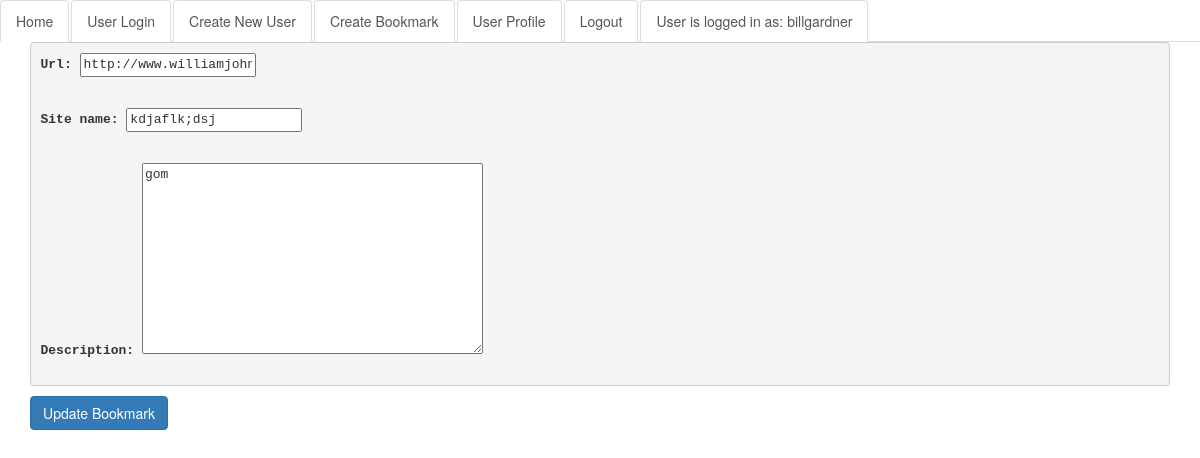
Before: /update_bookmark/5 (signed in) with the older database file.
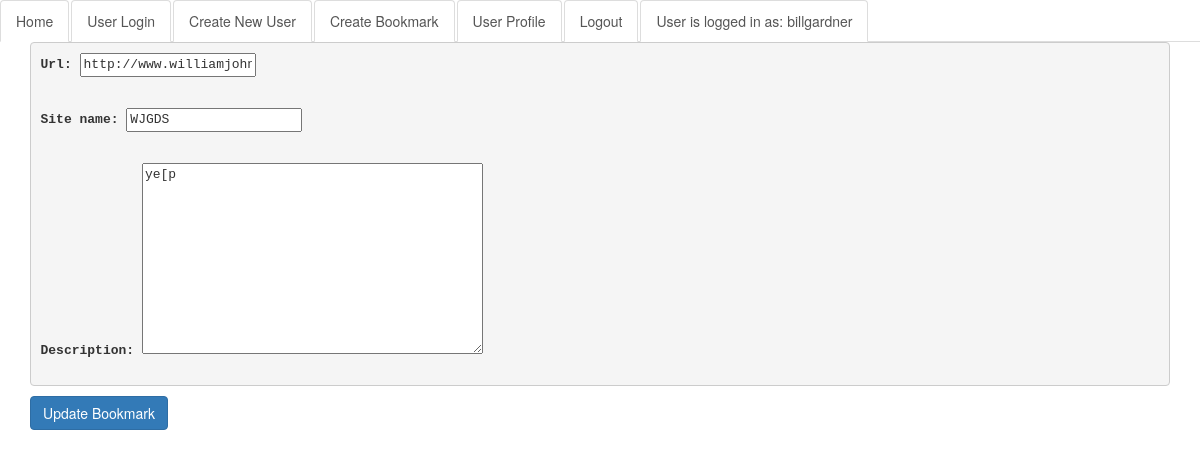
After: the same page with the newer database file.
### url/models.py (models this page shows, shortened)
class Url(models.Model):
    url = models.URLField()
    site_name = models.CharField(max_length=60)
    description = models.TextField()
    created = models.DateTimeField(auto_now_add=True)
    hashid = models.CharField(max_length=50)
    user = models.ForeignKey(User)
    class Meta:
        ordering = ['-site_name']

### url/views.py (the view)
# urls.py: url(r'^update_bookmark/(?P<pk>\d+)$', UpdateBookmarkView.as_view(), name="update_bookmark")
class UpdateBookmarkView(UpdateView):
    model = Url
    success_url = 'accounts/profile.html'
    template_name = "update_bookmark.html"
    fields = ["url", "site_name", "description"]

### templates/update_bookmark.html (shortened to what this page needs)
{% extends "base.html" %}
{% block content %}
    <form action="" method="post">
        <pre>{{ form.as_p }}</pre>
        <button type="submit" value="Submit" class="btn btn-primary">Update Bookmark</button>
    </form>
{% endblock %}

Changed rows visible on the page:
changed Url "http://www.williamjohngardner.com": site_name "kdjaflk;dsj" → "WJGDS"; description "gom" → "ye[p"
